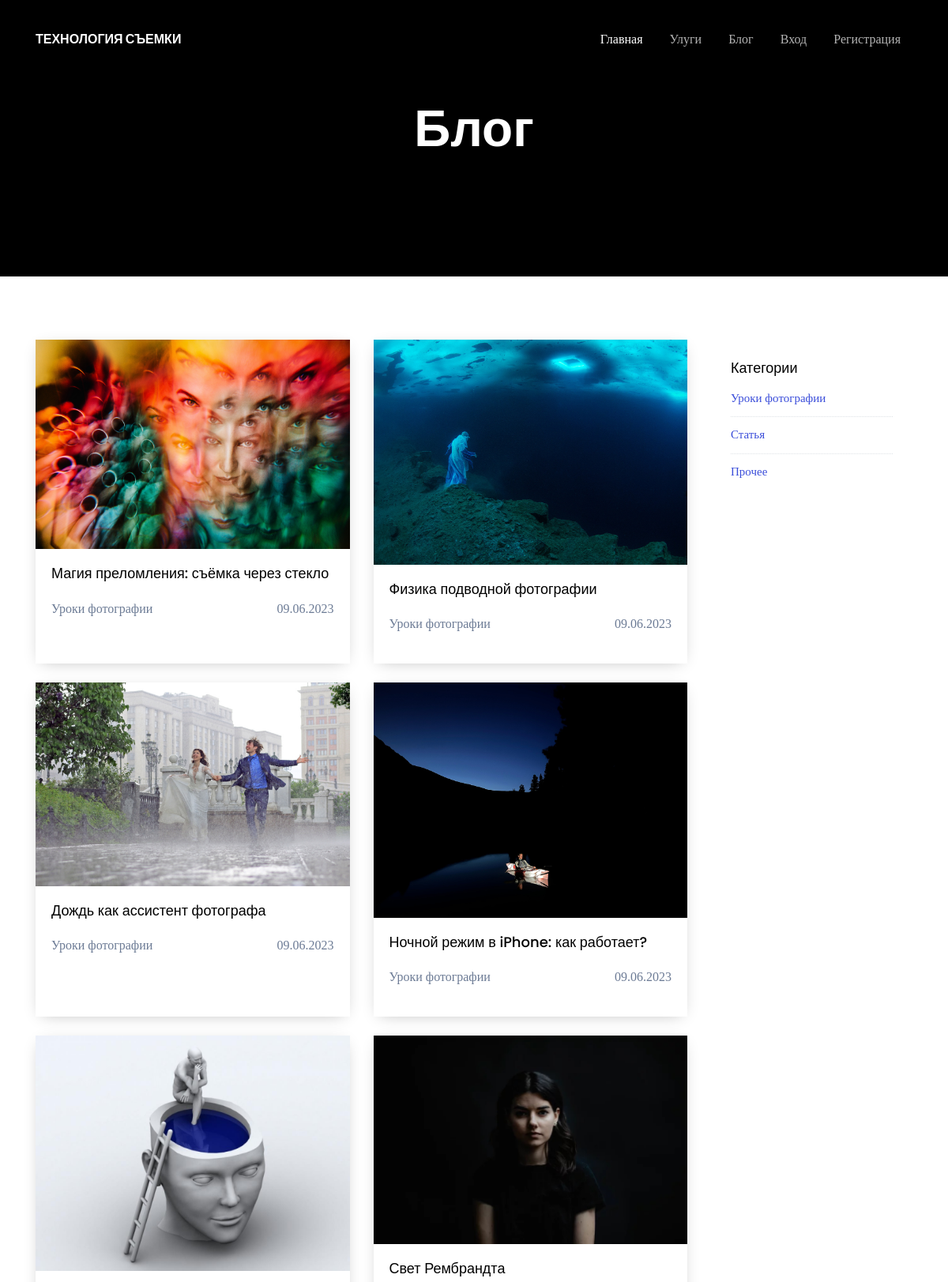
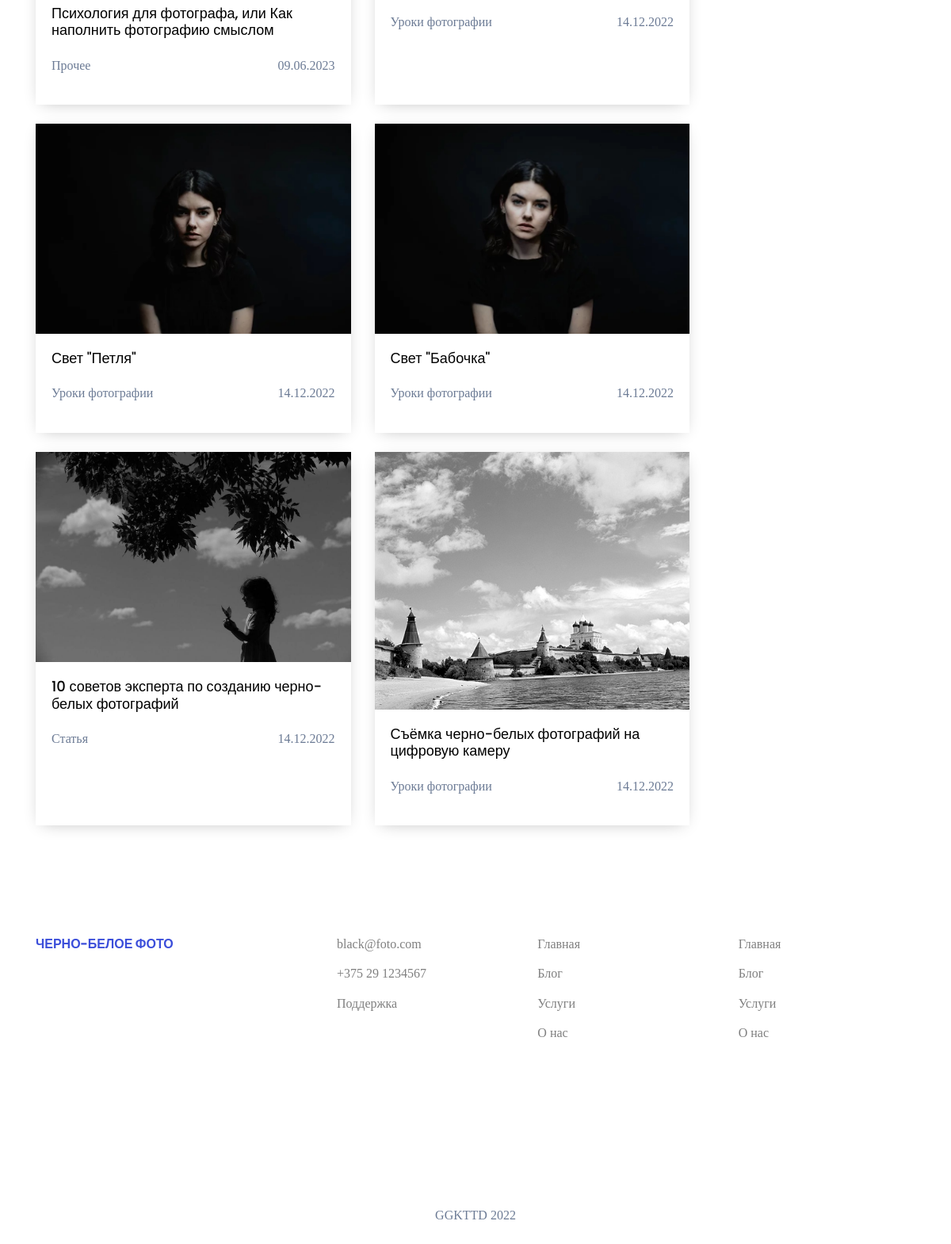
Page /blog on the committed database (2 pictures, top to bottom).
### app.py (models this page shows, shortened)
class Articles(db.Model):
    id = db.Column(db.Integer,primary_key=True)
    title = db.Column(db.String(100))
    date = db.Column(db.DateTime, default=datetime.now)
    category = db.Column(db.String(100))
    text = db.Column(db.Text)
    image_name = db.Column(db.String(100))
    comment = db.relationship('Comments', backref='articles', lazy=True, cascade='all, delete-orphan', passive_deletes = True)

### app.py (the view)
@app.route('/blog')
def blog():
    articles = Articles.query.order_by(Articles.date.desc()).all()
    if request.method == 'GET':
        seach = request.args.get('seach')
        if seach:
            seach= seach.capitalize()
            seach = "%{}%".format(seach)
            articles = Articles.query.filter(Articles.category.like(seach)).all()
    return render_template("blog.html" ,articles=articles)

### app.py (called while the page is built)
@app.context_processor
def inject_user():
    return dict(
    category=db.session.query(Articles.category).distinct().all(),
    )

@app.context_processor
def inject_user():
    def get_user_name():
        if 'name' in session:
            return User.query.filter_by(email=session['name']).first()
    return dict(active_user=get_user_name())

### templates/blog.html (shortened to what this page needs)
{% extends 'base.html' %}
{% block main %}
    <div class="site-section-cover">
      <div class="container">
        <div class="row align-items-center text-center justify-content-center">
          <div class="col-lg-6">
            <h1 class="text-white mb-4">Блог</h1>
          </div>
        </div>
      </div>
    </div>
    <div class="site-section">
      <div class="container">
<div class="row">
  <div class="col">
    <div class="row">
      {% for el in articles%}
      <div class="col-md-6 mb-4">
        <div class="post-entry-1 h-100">
          <a href="/blog/{{el.id}}">
            <img src="../static/images/blog/{{el.image_name}}" alt="Image" class="img-fluid">
          </a>
          <div class="post-entry-1-contents">
            <h2><a href="/blog/{{el.id}}">{{el.title}}</a></h2>
            <span class="meta d-inline-block mb-3"> {{el.category}}</span>
            <span class="float-right">{{el.date.strftime('%d.%m.%Y')}}</span>
          </div>
        </div>
      </div>
      {%endfor%}
    </div>
  </div>
  <div class="col-md-3">
    <div class=" sidebar">
      <div class="sidebar-box">
        <div class="categories">
          <h3>Категории</h3>
          {% for el in category %}
          <li><a href="/blog?seach={{el.category}}">{{el.category}}</a></li>
          {%endfor%}
        </div>
      </div>
    </div>
  </div>
</div>
      </div>
    </div>
    {% endblock %}

### templates/base.html (shortened to what this page needs)
<!doctype html>
<html lang="en">
  <head>
    <link rel="stylesheet" href="../static/fonts/icomoon/style.css">
    <link rel="stylesheet" href="../static/css/bootstrap.min.css">
    <link rel="stylesheet" href="../static/css/bootstrap-datepicker.css">
    <link rel="stylesheet" href="../static/css/jquery.fancybox.min.css">
    <link rel="stylesheet" href="../static/css/owl.carousel.min.css">
    <link rel="stylesheet" href="../static/css/owl.theme.default.min.css">
    <link rel="stylesheet" href="../static/fonts/flaticon/font/flaticon.css">
    <link rel="stylesheet" href="../static/css/aos.css">
    <link rel="stylesheet" href="../static/css/style.css">
  </head>
  <body data-spy="scroll" data-target=".site-navbar-target" data-offset="300">
    <div class="site-wrap" id="home-section">
      <header class="site-navbar site-navbar-target" role="banner">
        <div class="container">
          <div class="row align-items-center position-relative">
            <div class="col-3">
              <div class="site-logo">
                <a href="/" class="font-weight-bold">Технология съемки</a>
              </div>
            </div>
            <div class="col-9  text-right">
              <nav class="site-navigation text-right ml-auto d-none d-lg-block" role="navigation">
                <ul class="site-menu main-menu js-clone-nav ml-auto ">
                  <li class="active"><a href="/" class="nav-link">Главная</a></li>
                  {%if 'name' in session and active_user %}
                  <li><a href="/services" class="nav-link">Улуги</a></li>
                  <li><a href="/blog" class="nav-link">Блог</a></li>
                      {% if active_user.root==1 %}
                      <li><a href="/add-blog" class="nav-link">Добавить запись</a></li>
                      <li><a href="/admin_list" class="nav-link">Все заказы</a></li>
                      {%endif%}
                      <li><a href="/profile" class="nav-link">Мои заказы</a></li>
                    <li><a href="/logout" class="nav-link">Выйти</a></li>
                  {% else %}
                  <li><a href="/services" class="nav-link">Улуги</a></li>
                  <li><a href="/blog" class="nav-link">Блог</a></li>
                  <li><a href="/auth" class="nav-link">Вход</a></li>
                  <li><a href="/reg" class="nav-link">Регистрация</a></li>
                  {%endif%}
                </ul>
              </nav>
            </div>
          </div>
        </div>
      </header>
      {% block main %} {% endblock %}
      <div class="footer site-section bg-white">
        <div class="container">
          <div class="row">
            <div class="col-md-3">
              <div class="site-logo-footer">
                <a href="/">черно-белое фото</a>
              </div>
            </div>
            <div class="col-md-8 ml-auto">
              <div class="row">
                <div class="col-md-4 ml-auto">
                  <ul class="list-unstyled links">
                    <li><a href="#">black@foto.com</a></li>
                    <li><a href="#">+375 29 1234567</a></li>
                    <li><a href="#">Поддержка</a></li>
                  </ul>
                </div>
                <div class="col-md-4">
                  <ul class="list-unstyled links">
                    <li><a href="/">Главная</a></li>
                    <li><a href="/blog">Блог</a></li>
                    <li><a href="/services">Услуги</a></li>
                    <li><a href="/#about">О нас</a></li>
                  </ul>
                </div>
                <div class="col-md-4">
                  <ul class="list-unstyled links">
                    <li><a href="/">Главная</a></li>
                    <li><a href="/blog">Блог</a></li>
                    <li><a href="/services">Услуги</a></li>
                    <li><a href="/#about">О нас</a></li>
                  </ul>
                </div>
              </div>
            </div>
          </div>
        </div>
      </div>
      <div class="site-section">
        <div class="container">
          <div class="row mb-4 text-center">
            <div class="col">
              <a href="#"><span class="m-2 icon-facebook"></span></a>
              <a href="#"><span class="m-2 icon-twitter"></span></a>
              <a href="#"><span class="m-2 icon-linkedin"></span></a>
              <a href="#"><span class="m-2 icon-instagram"></span></a>
              <a href="#"><span class="m-2 icon-skype"></span></a>
            </div>
          </div>
          <div class="row mt-5 justify-content-center">
            <div class="col-md-7 text-center">
              <p>
  GGKTTD 2022
              </p>
            </div>
          </div>
        </div>
      </div>
      </div>
    </body>
  </html>

### static/css/style.css (style rules this page uses)
html { overflow-x: hidden; }
body { line-height: 1.7; color: #6c7b95 !important; font-weight: 300; font-size: 1rem; background: #fff; font-family: "Source Serif Pro", serif; }
a { -webkit-transition: .3s all ease; -o-transition: .3s all ease; transition: .3s all ease; text-decoration: none; }
h1, h2, h3, h4, h5, .h1, .h2, .h3, .h4, .h5 { color: #000; font-family: "Poppins", sans-serif; }
.site-section { padding: 2.5em 0; }
@media (min-width: 768px) { .site-section { padding: 5em 0; } }
.footer { padding: 4em 0; }
@media (min-width: 768px) { .footer { padding: 2em 0; } }
.footer a { color: rgba(0, 0, 0, 0.5); }
.footer ul li { margin-bottom: 10px; }
.site-navbar { margin-bottom: 0px; z-index: 1999; position: relative; top: 0; width: 100%; padding: 1rem; position: absolute; }
.site-navbar .site-logo { margin: 0; padding: 0; font-size: 1rem; }
.site-navbar .site-logo a { text-transform: uppercase; color: #fff; font-family: "Poppins", sans-serif; }
.site-navbar .site-navigation .site-menu { margin: 0; padding: 0; margin-bottom: 0; }
.site-navbar .site-navigation .site-menu .active { color: #3b4eda !important; }
.site-navbar .site-navigation .site-menu a { text-decoration: none !important; display: inline-block; }
.site-navbar .site-navigation .site-menu > li { display: inline-block; }
.site-navbar .site-navigation .site-menu > li > a { margin-left: 15px; margin-right: 15px; padding: 20px 0px; color: rgba(255, 255, 255, 0.7) !important; display: inline-block; text-decoration: none !important; }
.site-navbar .site-navigation .site-menu > li.active > a { color: #fff !important; }
.site-mobile-menu .site-nav-wrap { padding: 0; margin: 0; list-style: none; position: relative; }
.site-mobile-menu .site-nav-wrap a { padding: 10px 20px; display: block; position: relative; color: #212529; }
.site-mobile-menu .site-nav-wrap li { position: relative; display: block; }
.site-mobile-menu .site-nav-wrap li.active > a { color: #3b4eda; }
.site-mobile-menu .site-nav-wrap > li { display: block; position: relative; float: left; width: 100%; }
.site-mobile-menu .site-nav-wrap > li > a { padding-left: 20px; font-size: 20px; }
.site-section-cover { position: relative; background-size: cover; background-repeat: no-repeat; background-position: center center; background: #000; }
.site-section-cover, .site-section-cover .container { position: relative; z-index: 2; }
.site-section-cover, .site-section-cover .container > .row { height: calc(25vh - 196px); min-height: 350px; }
.site-section-cover h1 { font-size: 4rem; line-height: 1.3; font-family: "Poppins", sans-serif; font-weight: 900 !important; }
.site-logo-footer { font-family: "Poppins", sans-serif; text-transform: uppercase; font-weight: bold; }
.site-logo-footer a { color: #3b4eda; }
.post-entry-1 { -webkit-box-shadow: 0 4px 20px -8px rgba(0, 0, 0, 0.3); box-shadow: 0 4px 20px -8px rgba(0, 0, 0, 0.3); background: #fff; }
.post-entry-1 .post-entry-1-contents { padding: 20px; }
.post-entry-1 .post-entry-1-contents h2 { font-size: 18px; margin-bottom: 20px; }
.post-entry-1 .post-entry-1-contents h2 a { color: #000; }
.sidebar-box { margin-bottom: 30px; padding: 25px; font-size: 15px; width: 100%; float: left; background: #fff; }
.sidebar-box *:last-child { margin-bottom: 0; }
.sidebar-box h3 { font-size: 18px; margin-bottom: 15px; }
.categories li, .sidelink li { position: relative; margin-bottom: 10px; padding-bottom: 10px; border-bottom: 1px dotted #dee2e6; list-style: none; }
.categories li:last-child, .sidelink li:last-child { margin-bottom: 0; border-bottom: none; padding-bottom: 0; }
.categories li a, .sidelink li a { display: block; }

### rows in the picture
Articles: image_name (picture), title "Магия преломления: съёмка через стекло", category "Уроки фотографии", date "09.06.2023"
Articles: image_name (picture), title "Физика подводной фотографии", category "Уроки фотографии", date "09.06.2023"
Articles: image_name (picture), title "Дождь как ассистент фотографа", category "Уроки фотографии", date "09.06.2023"
Articles: image_name (picture), title "Ночной режим в iPhone: как работает?", category "Уроки фотографии", date "09.06.2023"
Articles: image_name (picture), title "Психология для фотографа, или Как наполнить фотографию смыслом", category "Прочее", date "09.06.2023"
Articles: image_name (picture), title "Свет Рембрандта", category "Уроки фотографии", date "14.12.2022"
Articles: image_name (picture), title "Свет \"Петля\"", category "Уроки фотографии", date "14.12.2022"
Articles: image_name (picture), title "Свет \"Бабочка\"", category "Уроки фотографии", date "14.12.2022"
Articles: image_name (picture), title "10 советов эксперта по созданию черно-белых фотографий", category "Статья", date "14.12.2022"
Articles: image_name (picture), title "Съёмка черно-белых фотографий на цифровую камеру", category "Уроки фотографии", date "14.12.2022"

### other values in the picture
{{ el.category }} "Уроки фотографии" "Статья" "Прочее"
